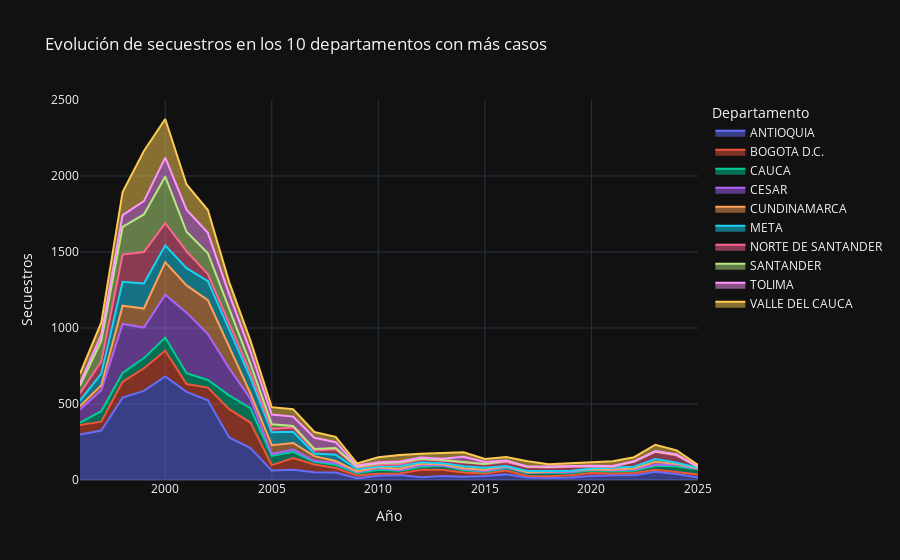

Write notebook code for a chart like this one.
### Code cell
import plotly.express as px

fig = px.area(
    df_stream,
    x='ano',
    y='TOTAL SECUESTROS',
    color='departamento',
    line_group='departamento',
    title='Evolución de secuestros en los 10 departamentos con más casos',
    labels={'ano': 'Año', 'TOTAL SECUESTROS': 'Total Secuestros'}
)

# Estética adicional (opcional)
fig.update_layout(
    xaxis_title='Año',
    yaxis_title='Secuestros',
    legend_title='Departamento',
    template='plotly_dark'  # Usa 'plotly' para fondo blanco si prefieres
)

fig.show()

### Figure 1 — Plotly figure (JSON) as saved in the notebook; plotly's stock layout.template omitted (floating-point values rounded to 4 significant figures)
{"data": [{"fillpattern": {"shape": ""}, "hovertemplate": "departamento=ANTIOQUIA<br>Año=%{x}<br>Total Secuestros=%{y}<extra></extra>", "legendgroup": "ANTIOQUIA", "line": {"color": "#636efa"}, "marker": {"symbol": "circle"}, "mode": "lines", "name": "ANTIOQUIA", "orientation": "v", "showlegend": true, "stackgroup": "1", "type": "scatter", "x": [1996, 1997, 1998, 1999, 2000, 2001, 2002, 2003, 2004, 2005, 2006, 2007, 2008, 2009, 2010, 2011, 2012, 2013, 2014, 2015, 2016, 2017, 2018, 2019, 2020, 2021, 2022, 2023, 2024, 2025], "xaxis": "x", "y": [300.0, 325.0, 542.0, 586.0, 681.0, 580.0, 524.0, 280.0, 210.0, 62.0, 68.0, 51.0, 49.0, 12.0, 28.0, 33.0, 18.0, 26.0, 21.0, 26.0, 37.0, 17.0, 14.0, 16.0, 26.0, 31.0, 31.0, 54.0, 39.0, 17.0], "yaxis": "y"}, {"fillpattern": {"shape": ""}, "hovertemplate": "departamento=BOGOTA D.C.<br>Año=%{x}<br>Total Secuestros=%{y}<extra></extra>", "legendgroup": "BOGOTA D.C.", "line": {"color": "#EF553B"}, "marker": {"symbol": "circle"}, "mode": "lines", "name": "BOGOTA D.C.", "orientation": "v", "showlegend": true, "stackgroup": "1", "type": "scatter", "x": [1996, 1997, 1998, 1999, 2000, 2001, 2002, 2003, 2004, 2005, 2006, 2007, 2008, 2009, 2010, 2011, 2012, 2013, 2014, 2015, 2016, 2017, 2018, 2019, 2020, 2021, 2022, 2023, 2024, 2025], "xaxis": "x", "y": [62.0, 59.0, 104.0, 149.0, 169.0, 51.0, 84.0, 186.0, 168.0, 36.0, 76.0, 51.0, 30.0, 18.0, 13.0, 10.0, 49.0, 41.0, 29.0, 17.0, 25.0, 9.0, 11.0, 15.0, 20.0, 12.0, 15.0, 13.0, 13.0, 19.0], "yaxis": "y"}, {"fillpattern": {"shape": ""}, "hovertemplate": "departamento=CAUCA<br>Año=%{x}<br>Total Secuestros=%{y}<extra></extra>", "legendgroup": "CAUCA", "line": {"color": "#00cc96"}, "marker": {"symbol": "circle"}, "mode": "lines", "name": "CAUCA", "orientation": "v", "showlegend": true, "stackgroup": "1", "type": "scatter", "x": [1996, 1997, 1998, 1999, 2000, 2001, 2002, 2003, 2004, 2005, 2006, 2007, 2008, 2009, 2010, 2011, 2012, 2013, 2014, 2015, 2016, 2017, 2018, 2019, 2020, 2021, 2022, 2023, 2024, 2025], "xaxis": "x", "y": [16.0, 69.0, 58.0, 67.0, 87.0, 72.0, 50.0, 91.0, 94.0, 60.0, 42.0, 18.0, 21.0, 15.0, 27.0, 18.0, 20.0, 26.0, 14.0, 12.0, 16.0, 20.0, 25.0, 16.0, 17.0, 14.0, 15.0, 27.0, 37.0, 34.0], "yaxis": "y"}, {"fillpattern": {"shape": ""}, "hovertemplate": "departamento=CESAR<br>Año=%{x}<br>Total Secuestros=%{y}<extra></extra>", "legendgroup": "CESAR", "line": {"color": "#ab63fa"}, "marker": {"symbol": "circle"}, "mode": "lines", "name": "CESAR", "orientation": "v", "showlegend": true, "stackgroup": "1", "type": "scatter", "x": [1996, 1997, 1998, 1999, 2000, 2001, 2002, 2003, 2004, 2005, 2006, 2007, 2008, 2009, 2010, 2011, 2012, 2013, 2014, 2015, 2016, 2017, 2018, 2019, 2020, 2021, 2022, 2023, 2024, 2025], "xaxis": "x", "y": [86.0, 138.0, 323.0, 201.0, 282.0, 398.0, 302.0, 178.0, 62.0, 13.0, 14.0, 6.0, 12.0, 7.0, 11.0, 3.0, 11.0, 3.0, 8.0, 5.0, 6.0, 4.0, 1.0, 6.0, 7.0, 7.0, 8.0, 8.0, 11.0, 3.0], "yaxis": "y"}, {"fillpattern": {"shape": ""}, "hovertemplate": "departamento=CUNDINAMARCA<br>Año=%{x}<br>Total Secuestros=%{y}<extra></extra>", "legendgroup": "CUNDINAMARCA", "line": {"color": "#FFA15A"}, "marker": {"symbol": "circle"}, "mode": "lines", "name": "CUNDINAMARCA", "orientation": "v", "showlegend": true, "stackgroup": "1", "type": "scatter", "x": [1996, 1997, 1998, 1999, 2000, 2001, 2002, 2003, 2004, 2005, 2006, 2007, 2008, 2009, 2010, 2011, 2012, 2013, 2014, 2015, 2016, 2017, 2018, 2019, 2020, 2021, 2022, 2023, 2024, 2025], "xaxis": "x", "y": [22.0, 33.0, 120.0, 125.0, 214.0, 179.0, 223.0, 141.0, 36.0, 58.0, 44.0, 31.0, 13.0, 5.0, 4.0, 10.0, 9.0, 8.0, 5.0, 7.0, 6.0, 1.0, 3.0, 6.0, 1.0, 5.0, 7.0, 18.0, 6.0, 2.0], "yaxis": "y"}, {"fillpattern": {"shape": ""}, "hovertemplate": "departamento=META<br>Año=%{x}<br>Total Secuestros=%{y}<extra></extra>", "legendgroup": "META", "line": {"color": "#19d3f3"}, "marker": {"symbol": "circle"}, "mode": "lines", "name": "META", "orientation": "v", "showlegend": true, "stackgroup": "1", "type": "scatter", "x": [1996, 1997, 1998, 1999, 2000, 2001, 2002, 2003, 2004, 2005, 2006, 2007, 2008, 2009, 2010, 2011, 2012, 2013, 2014, 2015, 2016, 2017, 2018, 2020, 2021, 2022, 2023, 2024, 2025], "xaxis": "x", "y": [36.0, 76.0, 157.0, 165.0, 111.0, 114.0, 125.0, 117.0, 102.0, 85.0, 73.0, 17.0, 41.0, 15.0, 5.0, 16.0, 10.0, 7.0, 14.0, 13.0, 2.0, 9.0, 5.0, 4.0, 13.0, 11.0, 18.0, 8.0, 5.0], "yaxis": "y"}, {"fillpattern": {"shape": ""}, "hovertemplate": "departamento=NORTE DE SANTANDER<br>Año=%{x}<br>Total Secuestros=%{y}<extra></extra>", "legendgroup": "NORTE DE SANTANDER", "line": {"color": "#FF6692"}, "marker": {"symbol": "circle"}, "mode": "lines", "name": "NORTE DE SANTANDER", "orientation": "v", "showlegend": true, "stackgroup": "1", "type": "scatter", "x": [1996, 1997, 1998, 1999, 2000, 2001, 2002, 2003, 2004, 2005, 2006, 2007, 2008, 2009, 2010, 2011, 2012, 2013, 2014, 2015, 2016, 2017, 2018, 2019, 2020, 2021, 2022, 2023, 2024, 2025], "xaxis": "x", "y": [49.0, 80.0, 179.0, 207.0, 146.0, 111.0, 46.0, 35.0, 35.0, 22.0, 29.0, 20.0, 37.0, 10.0, 12.0, 13.0, 20.0, 15.0, 23.0, 23.0, 27.0, 25.0, 23.0, 25.0, 15.0, 5.0, 34.0, 48.0, 47.0, 7.0], "yaxis": "y"}, {"fillpattern": {"shape": ""}, "hovertemplate": "departamento=SANTANDER<br>Año=%{x}<br>Total Secuestros=%{y}<extra></extra>", "legendgroup": "SANTANDER", "line": {"color": "#B6E880"}, "marker": {"symbol": "circle"}, "mode": "lines", "name": "SANTANDER", "orientation": "v", "showlegend": true, "stackgroup": "1", "type": "scatter", "x": [1996, 1997, 1998, 1999, 2000, 2001, 2002, 2003, 2004, 2005, 2006, 2007, 2008, 2009, 2010, 2011, 2012, 2013, 2014, 2015, 2016, 2017, 2018, 2019, 2020, 2021, 2022, 2023, 2024], "xaxis": "x", "y": [49.0, 135.0, 183.0, 247.0, 306.0, 128.0, 138.0, 96.0, 56.0, 31.0, 10.0, 10.0, 8.0, 5.0, 10.0, 12.0, 2.0, 5.0, 4.0, 2.0, 7.0, 2.0, 3.0, 7.0, 1.0, 3.0, 1.0, 2.0, 5.0], "yaxis": "y"}, {"fillpattern": {"shape": ""}, "hovertemplate": "departamento=TOLIMA<br>Año=%{x}<br>Total Secuestros=%{y}<extra></extra>", "legendgroup": "TOLIMA", "line": {"color": "#FF97FF"}, "marker": {"symbol": "circle"}, "mode": "lines", "name": "TOLIMA", "orientation": "v", "showlegend": true, "stackgroup": "1", "type": "scatter", "x": [1996, 1997, 1998, 1999, 2000, 2001, 2002, 2003, 2004, 2005, 2006, 2007, 2008, 2009, 2010, 2011, 2012, 2013, 2014, 2015, 2016, 2017, 2018, 2019, 2020, 2021, 2022, 2023, 2024, 2025], "xaxis": "x", "y": [18.0, 39.0, 77.0, 88.0, 125.0, 145.0, 134.0, 99.0, 83.0, 64.0, 61.0, 74.0, 38.0, 8.0, 6.0, 7.0, 9.0, 8.0, 35.0, 13.0, 3.0, 1.0, 3.0, 2.0, 3.0, 2.0, 1.0, 2.0, 2.0, 1.0], "yaxis": "y"}, {"fillpattern": {"shape": ""}, "hovertemplate": "departamento=VALLE DEL CAUCA<br>Año=%{x}<br>Total Secuestros=%{y}<extra></extra>", "legendgroup": "VALLE DEL CAUCA", "line": {"color": "#FECB52"}, "marker": {"symbol": "circle"}, "mode": "lines", "name": "VALLE DEL CAUCA", "orientation": "v", "showlegend": true, "stackgroup": "1", "type": "scatter", "x": [1996, 1997, 1998, 1999, 2000, 2001, 2002, 2003, 2004, 2005, 2006, 2007, 2008, 2009, 2010, 2011, 2012, 2013, 2014, 2015, 2016, 2017, 2018, 2019, 2020, 2021, 2022, 2023, 2024, 2025], "xaxis": "x", "y": [62.0, 83.0, 152.0, 329.0, 254.0, 166.0, 150.0, 79.0, 71.0, 48.0, 49.0, 38.0, 35.0, 14.0, 33.0, 43.0, 24.0, 38.0, 30.0, 20.0, 22.0, 35.0, 15.0, 18.0, 23.0, 32.0, 27.0, 42.0, 27.0, 11.0], "yaxis": "y"}], "layout": {"legend": {"title": {"text": "Departamento"}, "tracegroupgap": 0}, "title": {"text": "Evolución de secuestros en los 10 departamentos con más casos"}, "xaxis": {"anchor": "y", "domain": [0, 1], "title": {"text": "Año"}}, "yaxis": {"anchor": "x", "domain": [0, 1], "title": {"text": "Secuestros"}}}}
